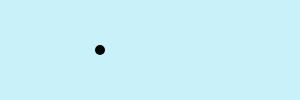
Frame 1 (no input)
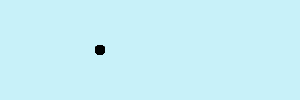
Frame 60 (no input)
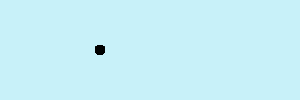
Frame 120 (the mouse pressed at the canvas centre since frame 60)

The p5.js sketch that drew these frames (run headless with seeded random() and noise() and a simulated clock; from frame 60 on, the mouse is pressed at the canvas centre):

// p5.js sketch
// ── sketch.js
function setup() {
    createCanvas( 300, 100 );
    background( '#c8f1f9' );
}

function draw() {
    strokeWeight(10);
    point( 100, 50 );
}
